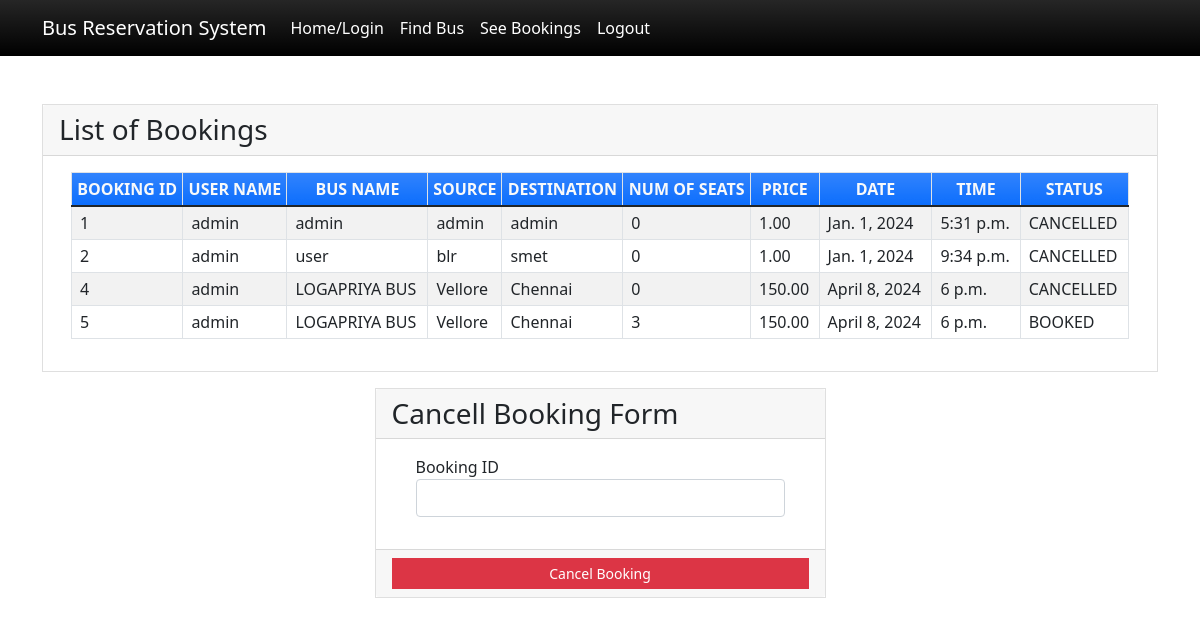
/seebookings (signed in), run on the app's committed database.
### myapp/models.py (models this page shows, shortened)
class Book(models.Model):
    BOOKED = 'B'
    CANCELLED = 'C'
    TICKET_STATUSES = ((BOOKED, 'Booked'),
                       (CANCELLED, 'Cancelled'),)
    email = models.EmailField()
    name = models.CharField(max_length=30)
    userid =models.DecimalField(decimal_places=0, max_digits=2)
    busid=models.DecimalField(decimal_places=0, max_digits=2)
    bus_name = models.CharField(max_length=30)
    source = models.CharField(max_length=30)
    dest = models.CharField(max_length=30)
    nos = models.DecimalField(decimal_places=0, max_digits=2)
    price = models.DecimalField(decimal_places=2, max_digits=6)
    date = models.DateField()
    time = models.TimeField()
    status = models.CharField(choices=TICKET_STATUSES, default=BOOKED, max_length=2)
    class Meta:
        verbose_name_plural = "List of Books"

### myapp/views.py (the view)
# urls.py: path('seebookings', views.seebookings, name="seebookings"),
@login_required(login_url='signin')
def seebookings(request,new={}):
    context = {}
    id_r = request.user.id
    book_list = Book.objects.filter(userid=id_r)
    if book_list:
        return render(request, 'myapp/booklist.html', locals())
    else:
        context["error"] = "Sorry no buses booked"
        return render(request, 'myapp/findbus.html', context)

### myapp/templates/myapp/booklist.html (shortened to what this page needs)
{% extends 'myapp/base.html' %} {% block content %}
<div class="container my-5">
    <div class="card rounded-0">
        <div class="card-header">
            <div class="card-title h3 mb-0">List of Bookings</div>
        </div>
        <div class="card-body">
            <div class="container-fluid">
                <table class="table table-bordered table-striped">
                    <thead>
                        <tr class="bg-gradient bg-primary text-light">
                            <th class="p-1 text-center">BOOKING ID</th>
                            <th class="p-1 text-center">USER NAME</th>
                            <th class="p-1 text-center">BUS NAME</th>
                            <th class="p-1 text-center">SOURCE</th>
                            <th class="p-1 text-center">DESTINATION</th>
                            <th class="p-1 text-center">NUM OF SEATS</th>
                            <th class="p-1 text-center">PRICE</th>
                            <th class="p-1 text-center">DATE</th>
                            <th class="p-1 text-center">TIME</th>
                            <th class="p-1 text-center">STATUS</th>
                        </tr>
                    </thead>
                    {% for row in book_list %}
                    <tr>
                        <td class="px-2 py-1 align-middle">{{row.id}}</td>
                        <td class="px-2 py-1 align-middle">{{row.name}}</td>
                        <td class="px-2 py-1 align-middle">{{row.bus_name}}</td>
                        <td class="px-2 py-1 align-middle">{{row.source}}</td>
                        <td class="px-2 py-1 align-middle">{{row.dest}}</td>
                        <td class="px-2 py-1 align-middle">{{row.nos}}</td>
                        <td class="px-2 py-1 align-middle">{{row.price}}</td>
                        <td class="px-2 py-1 align-middle">{{row.date}}</td>
                        <td class="px-2 py-1 align-middle">{{row.time}}</td>
                        <td class="px-2 py-1 align-middle">{{row.status}}</td>
                    </tr>
                    {% endfor %}
                </table>
            </div>
        </div>
    </div>
    <div class="row mt-3 justify-content-center">
        <div class="col-lg-5 col-md-7 col-sm-10 col-xs-12">
            <div class="card rounded-0">
                <div class="card-header">
                    <div class="card-title h3 mb-0">Cancell Booking Form</div>
                </div>
                <div class="card-body">
                    <div class="container-fluid">
                        <form action="{% url 'cancellings' %}" method="post" id="cancel-form">
                            <div class="mb-3">
                                <label for="bus_id" class="control-label">Booking ID</label>
                                <input name='bus_id' class="form-control" type="number" id="bus_id">
                            </div>
                        </form>
                    </div>
                </div>
                <div class="card-footer text-center">
                    <button class="btn btn-sm rounded-0 btn-danger w-100" form="cancel-form">Cancel Booking</button>
                </div>
            </div>
        </div>
    </div>
</div>
{% endblock %}

### myapp/templates/myapp/base.html (shortened to what this page needs)
<!doctype html>
<html lang="en">
<head>
    <link rel="stylesheet" href="https://cdn.jsdelivr.net/npm/bootstrap@5.1.3/dist/css/bootstrap.min.css">
</head>
<body>
<nav class="navbar navbar-expand-lg navbar-light bg-gradient bg-black">
    <div class="container">
            <a class="navbar-brand" href="#" style="color: white;">Bus Reservation System</a>
        <div class="collapse navbar-collapse" id="navbarNavAltMarkup">
            <div class="navbar-nav" >
                <a class="nav-item nav-link active" href="{% url 'home' %}" style="color: white;">Home/Login</a>
                <a class="nav-item nav-link" href="{% url 'findbus' %}" style="color: white;">Find Bus</a>
                <a class="nav-item nav-link" href="{% url 'seebookings' %}" style="color: white;">See Bookings</a>
                {% if request.user.is_active %}
                <a class="nav-item nav-link " href="{% url 'signout' %}" style="color: white;">Logout</a>
                {% else %}
                <a class="nav-item nav-link " href="{% url 'signup' %}" style="color: white;">Registration</a>
                {% endif %}
            </div>
        </div>
    </div>
</nav>
{% block content %}
{% endblock %}
</body>
</html>

### myapp/templates/myapp/base.html (style rules this page uses)
body { background-image: url(https://media.licdn.com/dms/image/C5612AQFOEuMCdHxCvA/article-cover_image-shrink_600_2000/0/1520140521229?e=2147483647&v=beta&t=7Kyc36XG35Z_AVgDQybx37ffPJeWbSyq8gzyFxllovQ); background-repeat: no-repeat; background-size: cover; }

### data on the page
Book: id "1", name "admin", bus_name "admin", source "admin", dest "admin", nos "0", price "1.00", date "Jan. 1, 2024", time "5:31 p.m.", status "CANCELLED"
Book: id "2", name "admin", bus_name "user", source "blr", dest "smet", nos "0", price "1.00", date "Jan. 1, 2024", time "9:34 p.m.", status "CANCELLED"
Book: id "4", name "admin", bus_name "LOGAPRIYA BUS", source "Vellore", dest "Chennai", nos "0", price "150.00", date "April 8, 2024", time "6 p.m.", status "CANCELLED"
Book: id "5", name "admin", bus_name "LOGAPRIYA BUS", source "Vellore", dest "Chennai", nos "3", price "150.00", date "April 8, 2024", time "6 p.m.", status "BOOKED"
